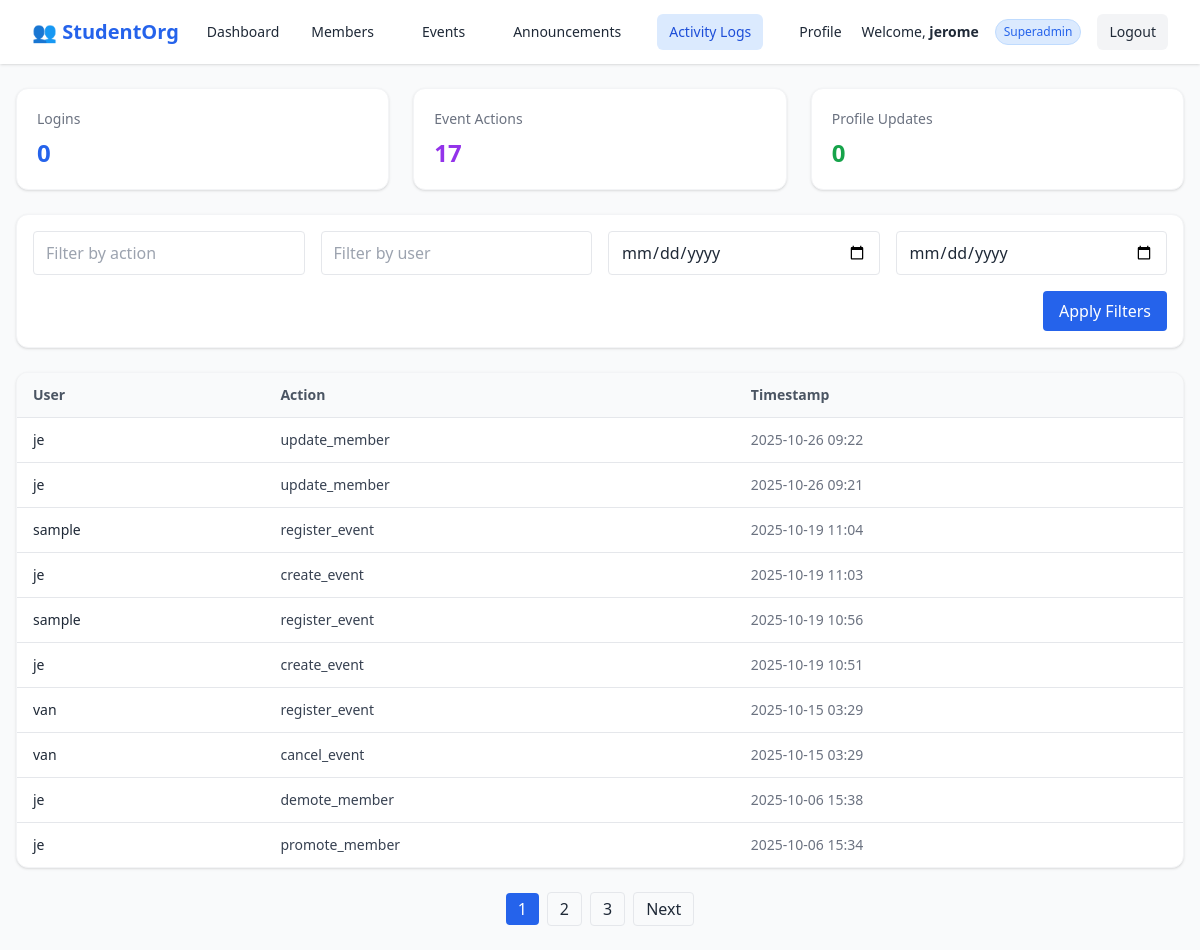
Page /audit-logs/ (signed in) on the earlier database version.
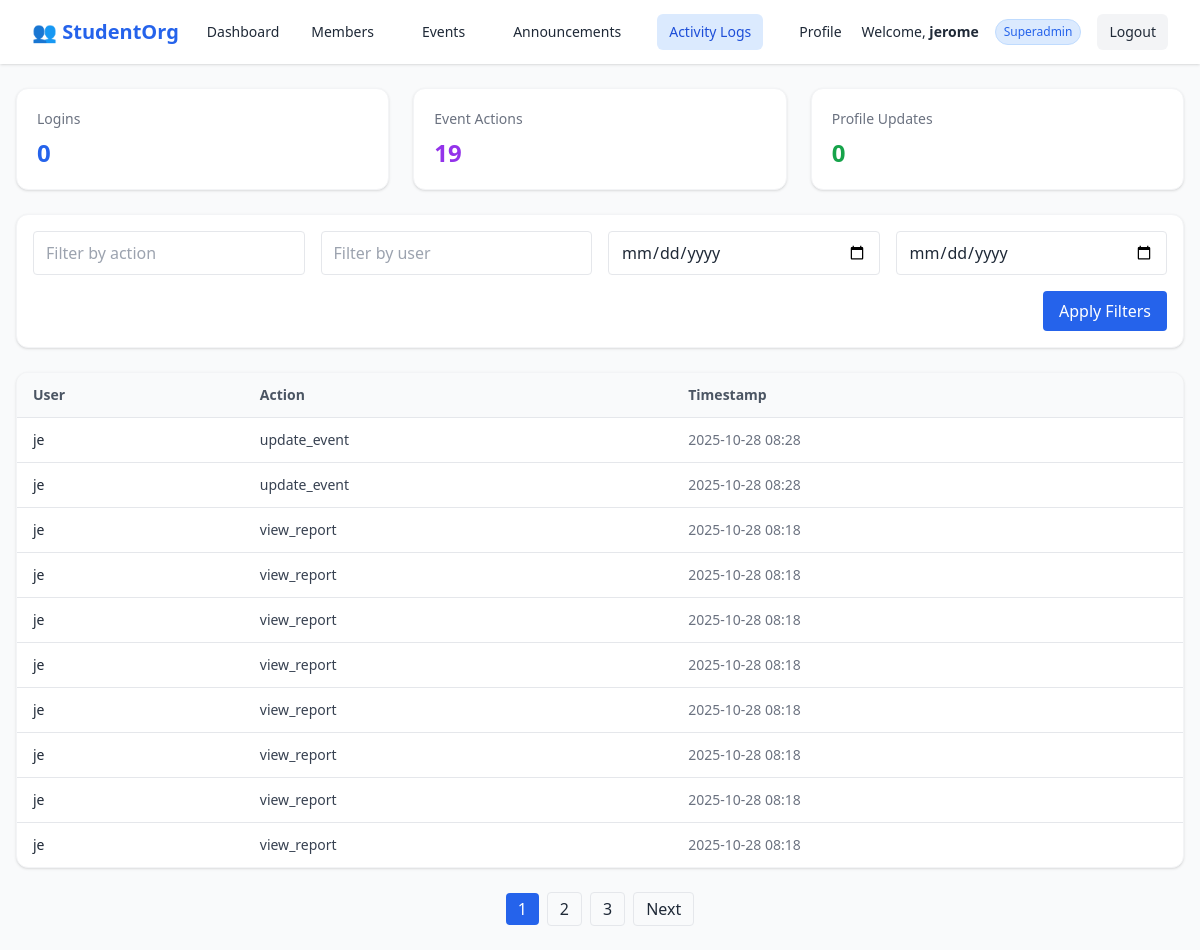
Same page on the later database version.
### accounts/models.py (models this page shows, shortened)
class AuditLog(models.Model):
    user = models.ForeignKey(settings.AUTH_USER_MODEL, on_delete=models.SET_NULL, null=True, blank=True)
    action = models.CharField(max_length=255)
    target = models.CharField(max_length=255, null=True, blank=True)
    timestamp = models.DateTimeField(auto_now_add=True)

### accounts/views.py (the view)
# urls.py: path("audit-logs/", views.audit_log_list, name="audit_log_list"),
@login_required
def audit_log_list(request):
    logs = AuditLog.objects.all().order_by("-timestamp")
    action = request.GET.get("action", "").strip()
    user = request.GET.get("user", "").strip()
    start_date = request.GET.get("start_date", "")
    end_date = request.GET.get("end_date", "")
    if action:
        logs = logs.filter(action__icontains=action)
    if user:
        logs = logs.filter(user__username__icontains=user)
    if start_date:
        logs = logs.filter(timestamp__gte=start_date)
    if end_date:
        logs = logs.filter(timestamp__lte=end_date)
    logins_count = AuditLog.objects.filter(action__icontains="login").count()
    event_actions_count = AuditLog.objects.filter(action__icontains="event").count()
    profile_updates_count = AuditLog.objects.filter(action__icontains="update profile").count()
    paginator = Paginator(logs, 10)
    page_number = request.GET.get("page")
    logs_page = paginator.get_page(page_number)
    context = {
        "logs": logs_page,
        "logins_count": logins_count,
        "event_actions_count": event_actions_count,
        "profile_updates_count": profile_updates_count,
        "selected_action": action,
        "selected_user": user,
        "selected_start_date": start_date,
        "selected_end_date": end_date,
    }
    return render(request, "accounts/audit_log_list.html", context)

### accounts/templates/accounts/audit_log_list.html (shortened to what this page needs)
{% extends "accounts/base.html" %}
{% load static %}
{% block content %}
<div class="max-w-7xl mx-auto px-4 py-6">
  <div class="grid grid-cols-1 md:grid-cols-3 gap-6 mb-6">
    <div class="bg-white rounded-xl shadow p-5 border border-gray-100">
      <h3 class="text-sm font-medium text-gray-500">Logins</h3>
      <p class="text-2xl font-bold text-blue-600 mt-2">{{ logins_count }}</p>
    </div>
    <div class="bg-white rounded-xl shadow p-5 border border-gray-100">
      <h3 class="text-sm font-medium text-gray-500">Event Actions</h3>
      <p class="text-2xl font-bold text-purple-600 mt-2">{{ event_actions_count }}</p>
    </div>
    <div class="bg-white rounded-xl shadow p-5 border border-gray-100">
      <h3 class="text-sm font-medium text-gray-500">Profile Updates</h3>
      <p class="text-2xl font-bold text-green-600 mt-2">{{ profile_updates_count }}</p>
    </div>
  </div>
  <form method="get" class="bg-white rounded-xl shadow p-4 border border-gray-100 mb-6">
    <div class="grid grid-cols-1 md:grid-cols-4 gap-4">
      <input type="text" name="action" placeholder="Filter by action"
             value="{{ selected_action }}"
             class="px-3 py-2 border rounded w-full focus:ring focus:ring-blue-200">
      <input type="text" name="user" placeholder="Filter by user"
             value="{{ selected_user }}"
             class="px-3 py-2 border rounded w-full focus:ring focus:ring-blue-200">
      <input type="date" name="start_date"
             value="{{ selected_start_date }}"
             class="px-3 py-2 border rounded w-full focus:ring focus:ring-blue-200">
      <input type="date" name="end_date"
             value="{{ selected_end_date }}"
             class="px-3 py-2 border rounded w-full focus:ring focus:ring-blue-200">
    </div>
    <div class="flex justify-end mt-4">
      <button type="submit" class="px-4 py-2 bg-blue-600 text-white rounded hover:bg-blue-700">
        Apply Filters
      </button>
    </div>
  </form>
  <div class="bg-white rounded-xl shadow border border-gray-100 overflow-hidden">
    <table class="w-full text-left">
      <thead class="bg-gray-50 border-b">
        <tr>
          <th class="px-4 py-3 text-sm font-semibold text-gray-600">User</th>
          <th class="px-4 py-3 text-sm font-semibold text-gray-600">Action</th>
          <th class="px-4 py-3 text-sm font-semibold text-gray-600">Timestamp</th>
        </tr>
      </thead>
      <tbody class="divide-y">
        {% for log in logs %}
        <tr class="hover:bg-gray-50">
          <td class="px-4 py-3 text-sm text-gray-800">{{ log.user.username }}</td>
          <td class="px-4 py-3 text-sm text-gray-700">{{ log.action }}</td>
          <td class="px-4 py-3 text-sm text-gray-500">{{ log.timestamp|date:"Y-m-d H:i" }}</td>
        </tr>
        {% empty %}
        <tr>
          <td colspan="4" class="px-4 py-6 text-center text-gray-500">No logs found</td>
        </tr>
        {% endfor %}
      </tbody>
    </table>
  </div>
  {% if logs.has_other_pages %}
  <div class="flex justify-center items-center space-x-2 mt-6">
    {% for num in logs.paginator.page_range %}
      {% if logs.number == num %}
        <span class="px-3 py-1 bg-blue-600 text-white rounded">{{ num }}</span>
      {% elif num > logs.number|add:-3 and num < logs.number|add:3 %}
        <a href="?page={{ num }}&action={{ selected_action }}&user={{ selected_user }}&start_date={{ selected_start_date }}&end_date={{ selected_end_date }}"
           class="px-3 py-1 border rounded hover:bg-gray-100">{{ num }}</a>
      {% endif %}
    {% endfor %}
    {% if logs.has_next %}
      <a href="?page={{ logs.next_page_number }}&action={{ selected_action }}&user={{ selected_user }}&start_date={{ selected_start_date }}&end_date={{ selected_end_date }}"
         class="px-3 py-1 border rounded hover:bg-gray-100">Next</a>
    {% endif %}
  </div>
  {% endif %}
</div>
{% endblock %}

Differences in the rows shown:
no longer on this page (row unchanged): AuditLog: user.username "je", action "update_member", timestamp "2025-10-26 09:22"
no longer on this page (row unchanged): AuditLog: user.username "je", action "update_member", timestamp "2025-10-26 09:21"
no longer on this page (row unchanged): AuditLog: user.username "sample", action "register_event", timestamp "2025-10-19 11:04"
no longer on this page (row unchanged): AuditLog: user.username "je", action "create_event", timestamp "2025-10-19 11:03"
no longer on this page (row unchanged): AuditLog: user.username "sample", action "register_event", timestamp "2025-10-19 10:56"
no longer on this page (row unchanged): AuditLog: user.username "je", action "create_event", timestamp "2025-10-19 10:51"
no longer on this page (row unchanged): AuditLog: user.username "van", action "register_event", timestamp "2025-10-15 03:29"
no longer on this page (row unchanged): AuditLog: user.username "van", action "cancel_event", timestamp "2025-10-15 03:29"
no longer on this page (row unchanged): AuditLog: user.username "je", action "demote_member", timestamp "2025-10-06 15:38"
no longer on this page (row unchanged): AuditLog: user.username "je", action "promote_member", timestamp "2025-10-06 15:34"
added AuditLog: user.username "je", action "update_event", timestamp "2025-10-28 08:28"
added AuditLog: user.username "je", action "update_event", timestamp "2025-10-28 08:28"
added AuditLog: user.username "je", action "view_report", timestamp "2025-10-28 08:18"
added AuditLog: user.username "je", action "view_report", timestamp "2025-10-28 08:18"
added AuditLog: user.username "je", action "view_report", timestamp "2025-10-28 08:18"
added AuditLog: user.username "je", action "view_report", timestamp "2025-10-28 08:18"
added AuditLog: user.username "je", action "view_report", timestamp "2025-10-28 08:18"
added AuditLog: user.username "je", action "view_report", timestamp "2025-10-28 08:18"
added AuditLog: user.username "je", action "view_report", timestamp "2025-10-28 08:18"
added AuditLog: user.username "je", action "view_report", timestamp "2025-10-28 08:18"
Other differences:
{{ event_actions_count }}: "17" → "19"
